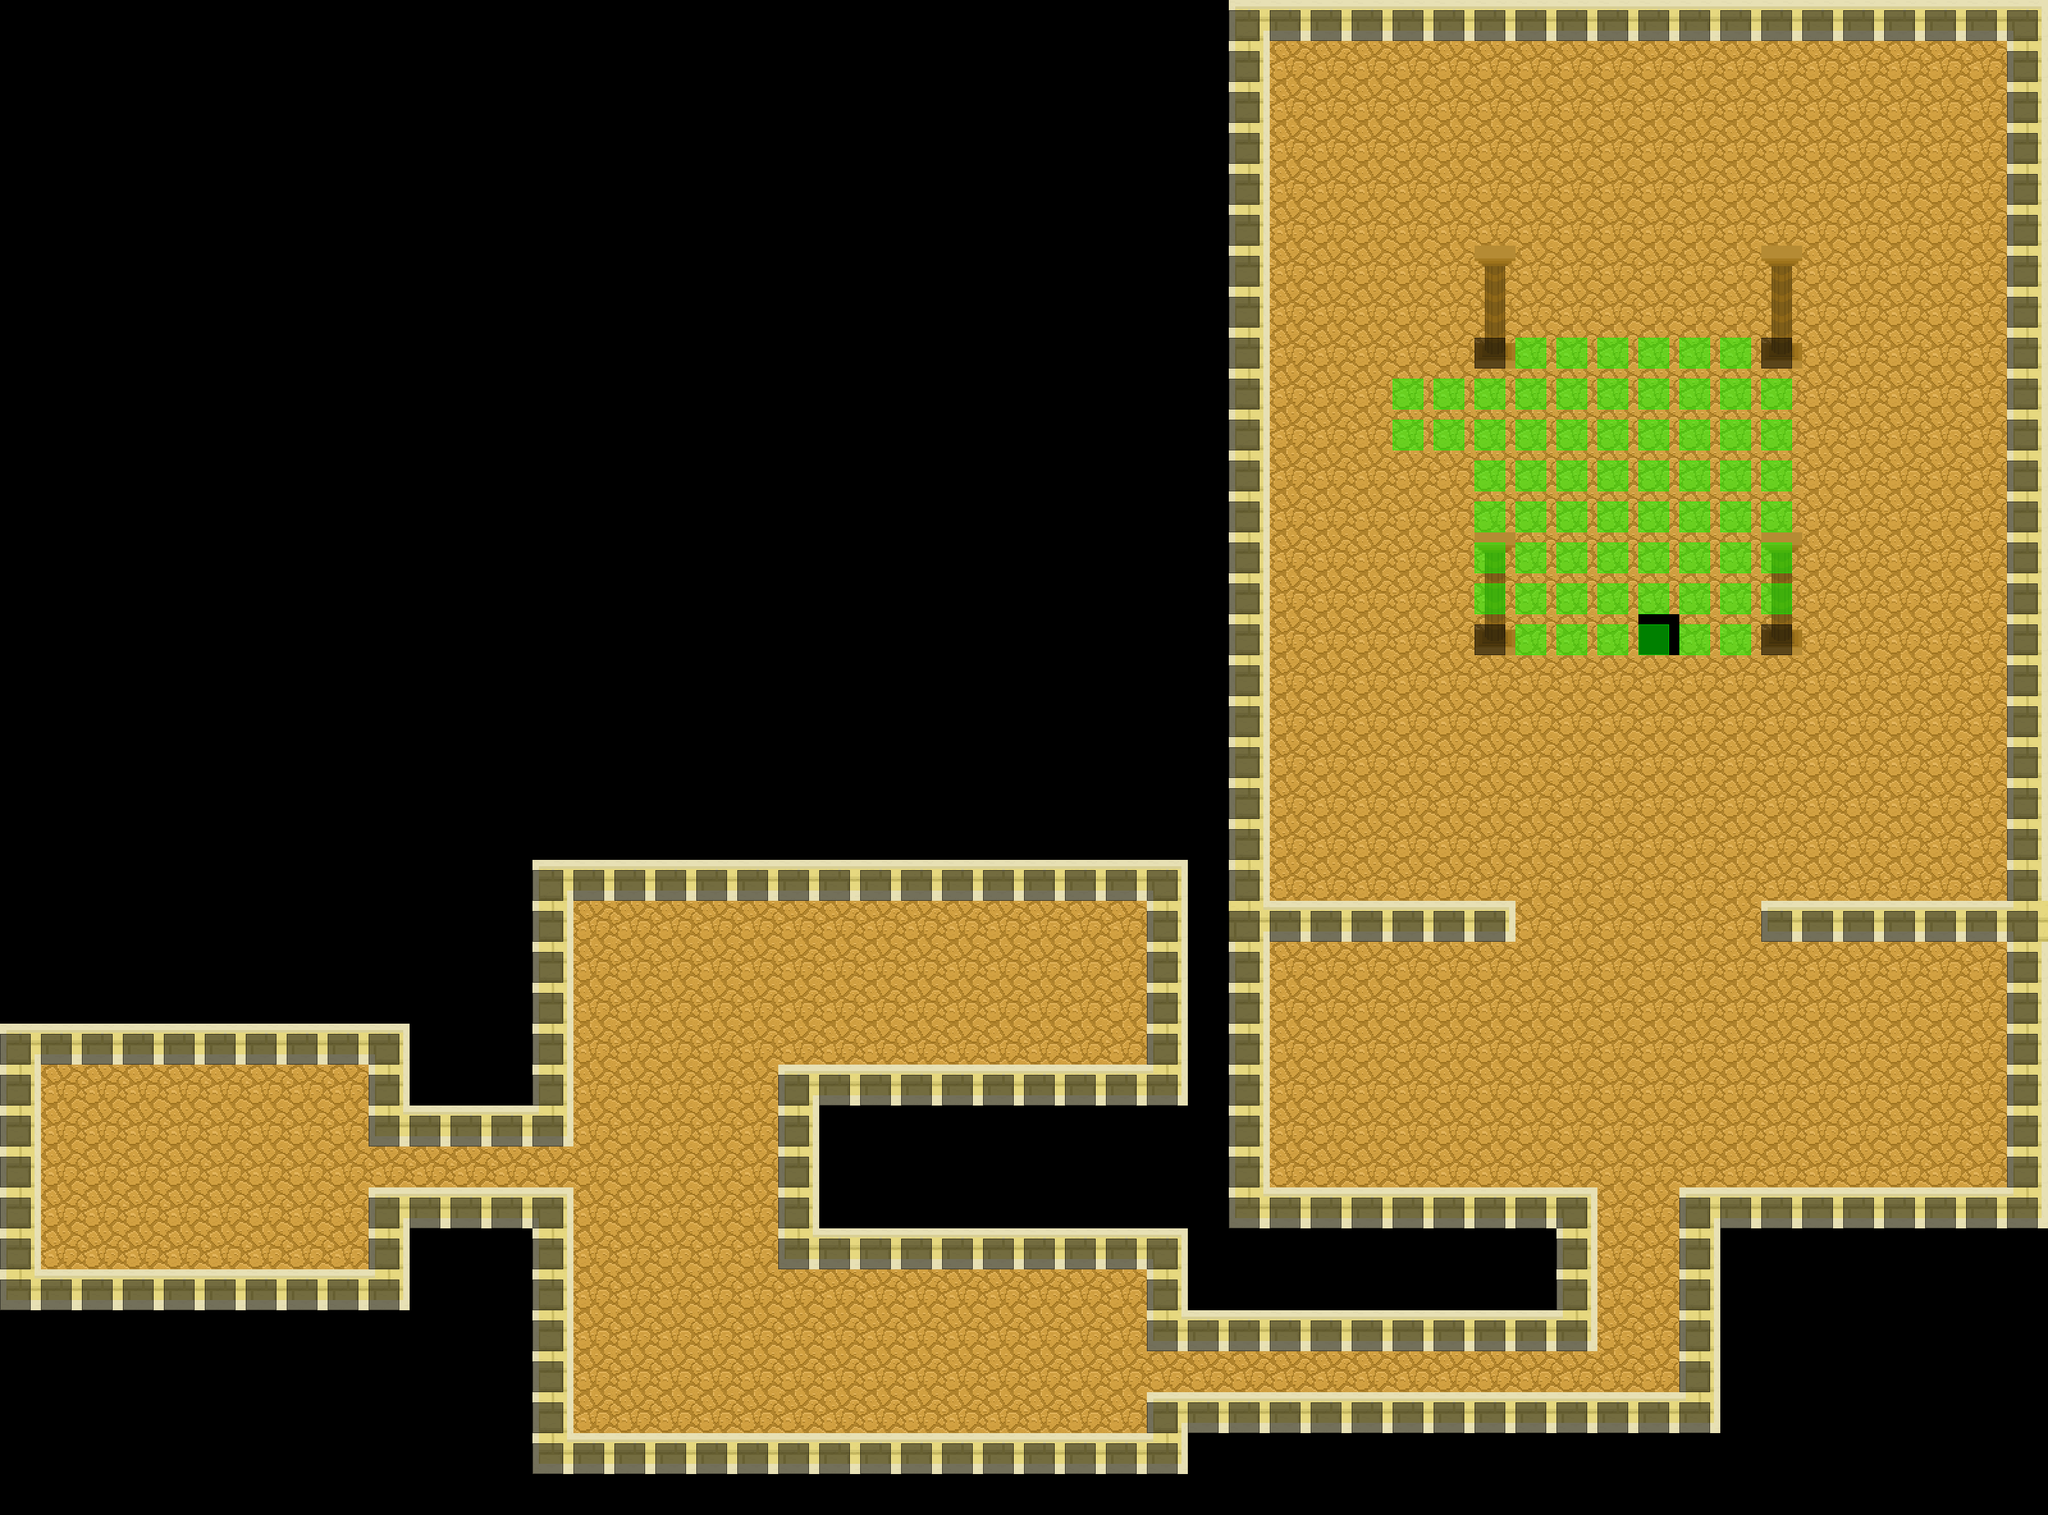

Below is a game level as drawn by its tile map, then a one-line description and the .tmx that defines it (tile-layer data replaced by summaries):
An orthogonal 50x37 tile map with 64x64 px tiles, 3 tile layers (floor, Graphics, Navigation), 3 tilesets.

<map version="1.8" tiledversion="1.8.0" orientation="orthogonal" renderorder="right-down" width="50" height="37" tilewidth="64" tileheight="64" infinite="0" nextlayerid="9" nextobjectid="1">
 <tileset firstgid="1" name="meta" tilewidth="48" tileheight="48" tilecount="12" columns="6">
  <image source="meta.png" width="288" height="124" />
 </tileset>
 <tileset firstgid="13" name="programmerArt" tilewidth="48" tileheight="48" tilecount="126" columns="14">
  <image source="soldor_tileset.png" trans="ff00ff" width="704" height="448" />
 </tileset>
 <tileset firstgid="139" source="soldor_tileset.tsx" />
 <layer id="8" name="floor" width="50" height="37">
  <properties>
   <property name="Navegation" type="int" value="0" />
   <property name="NoDraw" type="int" value="0" />
  </properties>
  <data>[1850 cells, 938 non-empty, 13 distinct tile ids]</data>
 </layer>
 <layer id="1" name="Graphics" width="50" height="37">
  <properties>
   <property name="Navegation" type="int" value="0" />
   <property name="NoDraw" type="int" value="0" />
  </properties>
  <data>[1850 cells, 256 non-empty, 15 distinct tile ids]</data>
 </layer>
 <layer id="4" name="Navigation" width="50" height="37">
  <properties>
   <property name="Navigation" type="int" value="1" />
   <property name="NoDraw" type="int" value="0" />
  </properties>
  <data>[1850 cells, 312 non-empty, 2 distinct tile ids]</data>
 </layer>
</map>